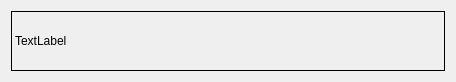
<?xml version="1.0" encoding="UTF-8"?>
<ui version="4.0">
 <class>Transparant</class>
 <widget class="QWidget" name="Transparant">
  <property name="geometry">
   <rect>
    <x>0</x>
    <y>0</y>
    <width>456</width>
    <height>82</height>
   </rect>
  </property>
  <property name="windowTitle">
   <string>Form</string>
  </property>
  <layout class="QVBoxLayout" name="verticalLayout">
   <item>
    <widget class="QLabel" name="label">
     <property name="frameShape">
      <enum>QFrame::Box</enum>
     </property>
     <property name="text">
      <string>TextLabel</string>
     </property>
    </widget>
   </item>
  </layout>
 </widget>
 <resources/>
 <connections/>
</ui>
